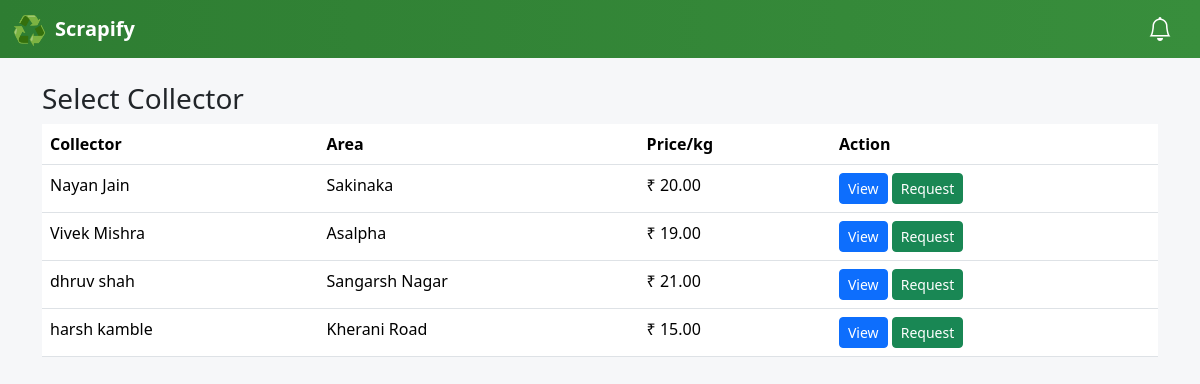
Page /select-collector/1/ (signed in) on the committed database.
### home/models.py (models this page shows, shortened)
class Profile(models.Model):
    user = models.OneToOneField(User, on_delete=models.CASCADE)
    role = models.CharField(
        max_length=20,
        choices=[
            ('seller', 'Seller'),
            ('collector', 'Collector')
        ]
    )
    mobile = models.CharField(max_length=15, unique=True)
    dob = models.DateField(null=True, blank=True)
    flat_no = models.TextField(blank=True, null=True)
    building_name = models.CharField(max_length=100, blank=True, null=True)
    area = models.CharField(max_length=100, blank=True, null=True)
    pincode = models.CharField(max_length=6, blank=True, null=True)
    profile_completed = models.BooleanField(default=False)

class ScrapPrice(models.Model):
    collector = models.ForeignKey(User, on_delete=models.CASCADE)
    scrap_type = models.CharField(
    max_length=50,
    choices=Scrap.SCRAP_TYPES
    )
    price_per_kg = models.DecimalField(max_digits=6, decimal_places=2)
    updated_at = models.DateTimeField(auto_now=True)

### home/views.py (the view)
# urls.py: path("select-collector/<int:scrap_id>/", views.select_collector, name="select_collector"),
@login_required
def select_collector(request, scrap_id):
    scrap = get_object_or_404(Scrap, id=scrap_id)
    collectors = User.objects.filter(
        profile__role="collector",
        profile__pincode=scrap.pincode,
        scrapprice__scrap_type=scrap.scrap_type
    ).distinct().select_related("profile")
    prices = ScrapPrice.objects.filter(scrap_type=scrap.scrap_type)
    return render(request, "select_collector.html", {
        "scrap": scrap,
        "collectors": collectors,
        "prices": prices
    })

### home/context_processors.py (called while the page is built)
def sidebar_counts(request):
    if request.user.is_authenticated:
        unread_notifications = Notification.objects.filter(
            receiver=request.user,
            is_read=False
        ).count()
        pending_orders = PickupRequest.objects.filter(
            collector=request.user,
            status="pending"
        ).count()
        return {
            "unread_notifications": unread_notifications,
            "pending_orders": pending_orders
        }
    return {}

### templates/select_collector.html (shortened to what this page needs)
{% extends 'base.html' %}
{% block body %}
<div class="container mt-4">
<h3>Select Collector</h3>
<table class="table bg-white">
<tr>
<th>Collector</th>
<th>Area</th>
<th>Price/kg</th>
<th>Action</th>
</tr>
{% for collector in collectors %}
<tr>
<td>{{ collector.first_name }} {{ collector.last_name }}</td>
<td>{{ collector.profile.area }}</td>
<td>
{% for price in prices %}
{% if price.collector == collector %}
₹ {{ price.price_per_kg }}
{% endif %}
{% endfor %}
</td>
<td>
<a href="{% url 'collector_price_view' scrap.id collector.id %}"
class="btn btn-primary btn-sm">
View
</a>
<a href="{% url 'request_collector' scrap.id collector.id %}"
class="btn btn-success btn-sm">
Request
</a>
</td>
</tr>
{% endfor %}
</table>
</div>
{% endblock %}

### templates/base.html (style rules this page uses)
body { background-color: #f6f7f9; }

### rows in the picture
ScrapPrice: price_per_kg "20.00"
ScrapPrice: price_per_kg "19.00"
ScrapPrice: price_per_kg "21.00"
ScrapPrice: price_per_kg "15.00"

### other values in the picture
{{ collector.first_name }} "Nayan"
{{ collector.last_name }} "Jain"
{{ collector.profile.area }} "Sakinaka"
{{ collector.first_name }} "Vivek"
{{ collector.last_name }} "Mishra"
{{ collector.profile.area }} "Asalpha"
{{ collector.first_name }} "dhruv"
{{ collector.last_name }} "shah"
{{ collector.profile.area }} "Sangarsh Nagar"
{{ collector.first_name }} "harsh"
{{ collector.last_name }} "kamble"
{{ collector.profile.area }} "Kherani Road"
